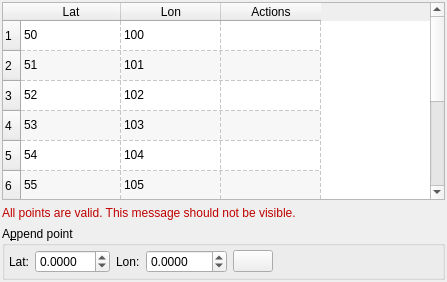
<?xml version="1.0" encoding="UTF-8"?>
<ui version="4.0">
 <class>EditGeometryWidget</class>
 <widget class="QWidget" name="EditGeometryWidget">
  <property name="geometry">
   <rect>
    <x>0</x>
    <y>0</y>
    <width>447</width>
    <height>282</height>
   </rect>
  </property>
  <property name="windowTitle">
   <string>Form</string>
  </property>
  <layout class="QVBoxLayout">
   <property name="margin">
    <number>2</number>
   </property>
   <item>
    <widget class="QTableWidget" name="table_points">
     <property name="sizePolicy">
      <sizepolicy hsizetype="Expanding" vsizetype="Expanding">
       <horstretch>0</horstretch>
       <verstretch>0</verstretch>
      </sizepolicy>
     </property>
     <property name="styleSheet">
      <string/>
     </property>
     <property name="verticalScrollBarPolicy">
      <enum>Qt::ScrollBarAlwaysOn</enum>
     </property>
     <property name="horizontalScrollBarPolicy">
      <enum>Qt::ScrollBarAlwaysOff</enum>
     </property>
     <property name="alternatingRowColors">
      <bool>true</bool>
     </property>
     <property name="selectionBehavior">
      <enum>QAbstractItemView::SelectRows</enum>
     </property>
     <property name="verticalScrollMode">
      <enum>QAbstractItemView::ScrollPerItem</enum>
     </property>
     <property name="gridStyle">
      <enum>Qt::DashLine</enum>
     </property>
     <row/>
     <row/>
     <row/>
     <row/>
     <row/>
     <row/>
     <row/>
     <row/>
     <row/>
     <row/>
     <column>
      <property name="text">
       <string>Lat</string>
      </property>
     </column>
     <column>
      <property name="text">
       <string>Lon</string>
      </property>
     </column>
     <column>
      <property name="text">
       <string>Actions</string>
      </property>
     </column>
     <item row="0" column="0">
      <property name="text">
       <string>50</string>
      </property>
     </item>
     <item row="0" column="1">
      <property name="text">
       <string>100</string>
      </property>
     </item>
     <item row="1" column="0">
      <property name="text">
       <string>51</string>
      </property>
     </item>
     <item row="1" column="1">
      <property name="text">
       <string>101</string>
      </property>
     </item>
     <item row="2" column="0">
      <property name="text">
       <string>52</string>
      </property>
     </item>
     <item row="2" column="1">
      <property name="text">
       <string>102</string>
      </property>
     </item>
     <item row="3" column="0">
      <property name="text">
       <string>53</string>
      </property>
     </item>
     <item row="3" column="1">
      <property name="text">
       <string>103</string>
      </property>
     </item>
     <item row="4" column="0">
      <property name="text">
       <string>54</string>
      </property>
     </item>
     <item row="4" column="1">
      <property name="text">
       <string>104</string>
      </property>
     </item>
     <item row="5" column="0">
      <property name="text">
       <string>55</string>
      </property>
     </item>
     <item row="5" column="1">
      <property name="text">
       <string>105</string>
      </property>
     </item>
     <item row="6" column="0">
      <property name="text">
       <string>56</string>
      </property>
     </item>
     <item row="6" column="1">
      <property name="text">
       <string>106</string>
      </property>
     </item>
     <item row="7" column="0">
      <property name="text">
       <string>57</string>
      </property>
     </item>
     <item row="7" column="1">
      <property name="text">
       <string>107</string>
      </property>
     </item>
     <item row="8" column="0">
      <property name="text">
       <string>58</string>
      </property>
     </item>
     <item row="8" column="1">
      <property name="text">
       <string>108</string>
      </property>
     </item>
     <item row="9" column="0">
      <property name="text">
       <string>59</string>
      </property>
     </item>
     <item row="9" column="1">
      <property name="text">
       <string>109</string>
      </property>
     </item>
    </widget>
   </item>
   <item>
    <widget class="QLabel" name="label_error_feedback">
     <property name="styleSheet">
      <string>color: rgb(192, 0, 0)</string>
     </property>
     <property name="text">
      <string>All points are valid. This message should not be visible.</string>
     </property>
    </widget>
   </item>
   <item>
    <widget class="QGroupBox" name="groupbox_append_point">
     <property name="title">
      <string>A&amp;ppend point</string>
     </property>
     <property name="flat">
      <bool>true</bool>
     </property>
     <layout class="QHBoxLayout">
      <property name="margin">
       <number>4</number>
      </property>
      <item>
       <widget class="QLabel" name="label_lat">
        <property name="text">
         <string>Lat:</string>
        </property>
        <property name="buddy">
         <cstring>spinbox_lat</cstring>
        </property>
       </widget>
      </item>
      <item>
       <widget class="QDoubleSpinBox" name="spinbox_lat">
        <property name="decimals">
         <number>4</number>
        </property>
        <property name="minimum">
         <double>-90.000000000000000</double>
        </property>
        <property name="maximum">
         <double>90.000000000000000</double>
        </property>
       </widget>
      </item>
      <item>
       <widget class="QLabel" name="label_lon">
        <property name="sizePolicy">
         <sizepolicy hsizetype="Minimum" vsizetype="Preferred">
          <horstretch>0</horstretch>
          <verstretch>0</verstretch>
         </sizepolicy>
        </property>
        <property name="text">
         <string>Lon:</string>
        </property>
        <property name="buddy">
         <cstring>spinbox_lon</cstring>
        </property>
       </widget>
      </item>
      <item>
       <widget class="QDoubleSpinBox" name="spinbox_lon">
        <property name="decimals">
         <number>4</number>
        </property>
        <property name="minimum">
         <double>-360.000000000000000</double>
        </property>
        <property name="maximum">
         <double>360.000000000000000</double>
        </property>
       </widget>
      </item>
      <item>
       <widget class="QPushButton" name="button_append_point">
        <property name="text">
         <string/>
        </property>
        <property name="icon">
         <iconset resource="../qt-resources/qt_resources.qrc">
          <normaloff>:/tango_list_add_22.png</normaloff>:/tango_list_add_22.png</iconset>
        </property>
        <property name="iconSize">
         <size>
          <width>22</width>
          <height>22</height>
         </size>
        </property>
       </widget>
      </item>
      <item>
       <spacer>
        <property name="orientation">
         <enum>Qt::Horizontal</enum>
        </property>
        <property name="sizeHint" stdset="0">
         <size>
          <width>40</width>
          <height>20</height>
         </size>
        </property>
       </spacer>
      </item>
     </layout>
    </widget>
   </item>
  </layout>
 </widget>
 <resources>
  <include location="../qt-resources/qt_resources.qrc"/>
  <include location="../qt-resources/qt_resources.qrc"/>
 </resources>
 <connections/>
</ui>
